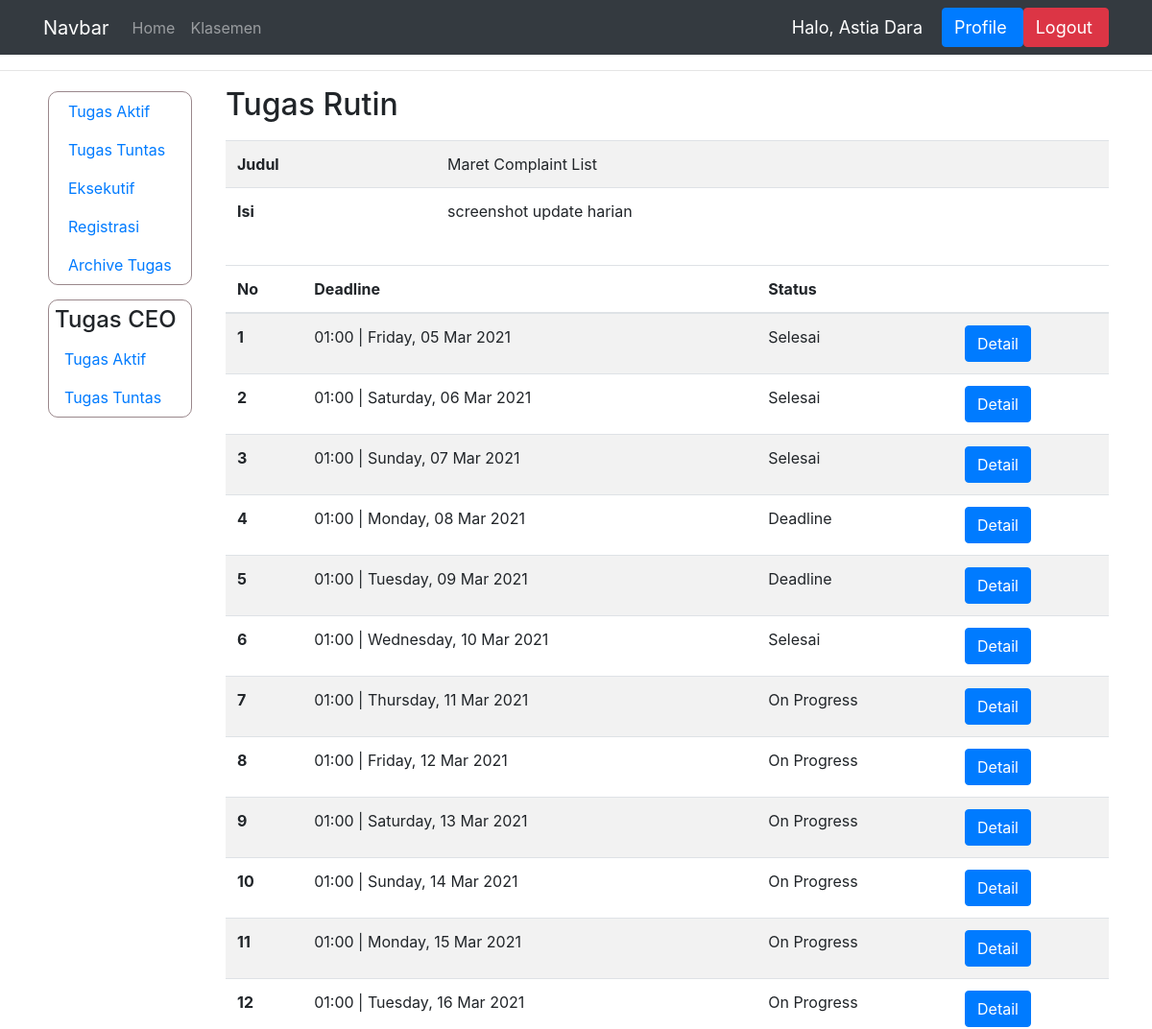
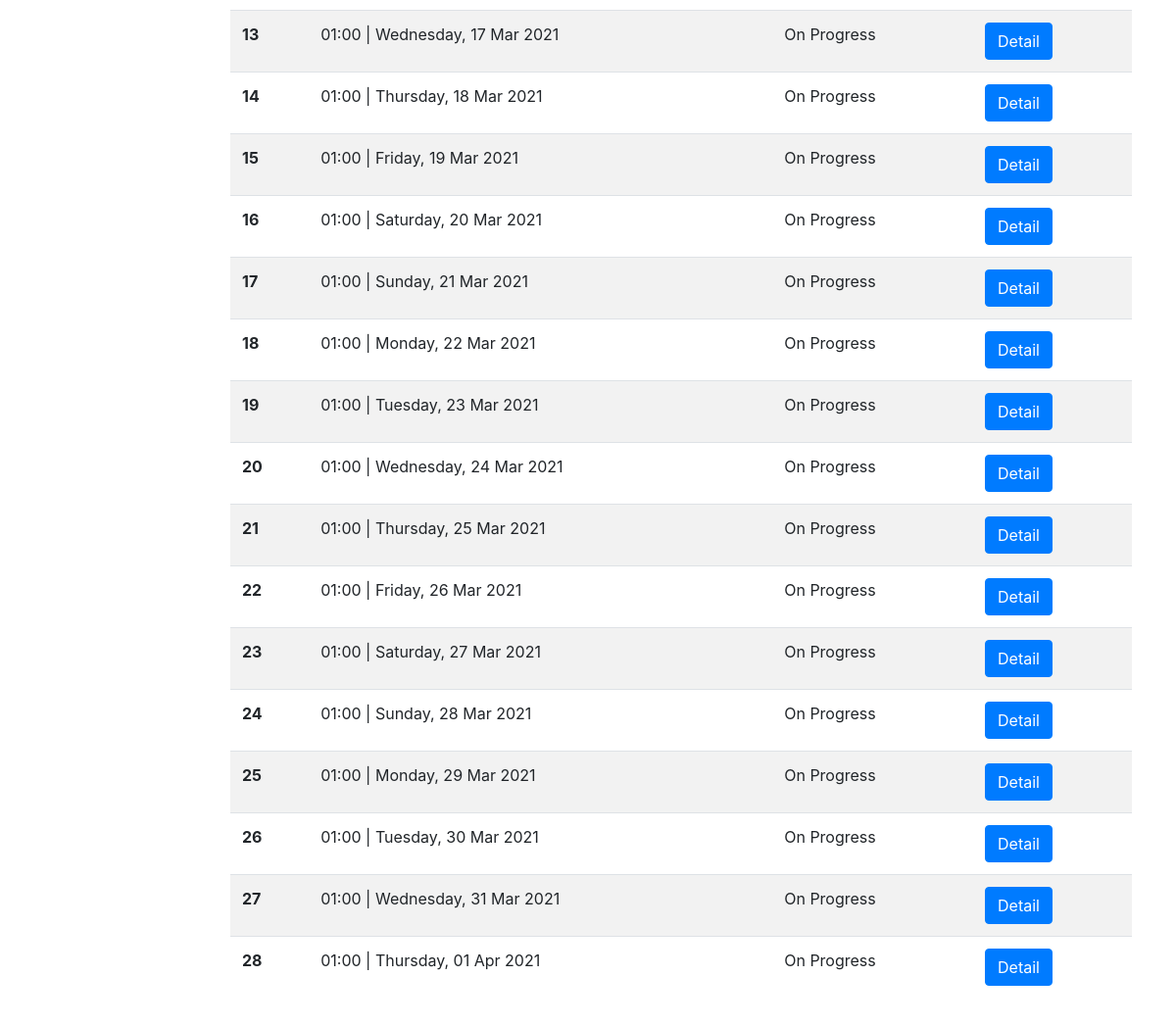
Before: /progress_tugas_rutin/21 (signed in) with the older database file (2 pictures, top to bottom).
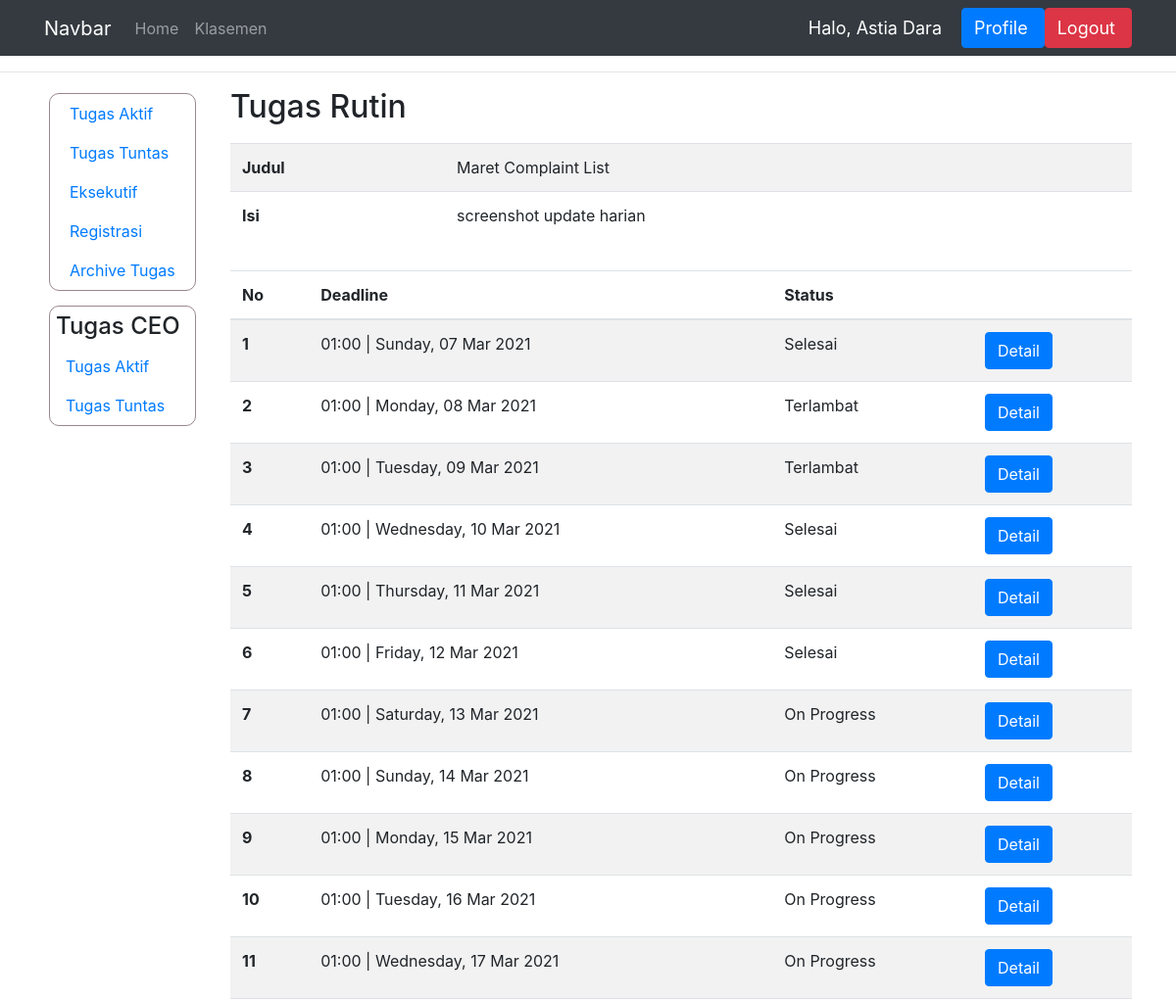
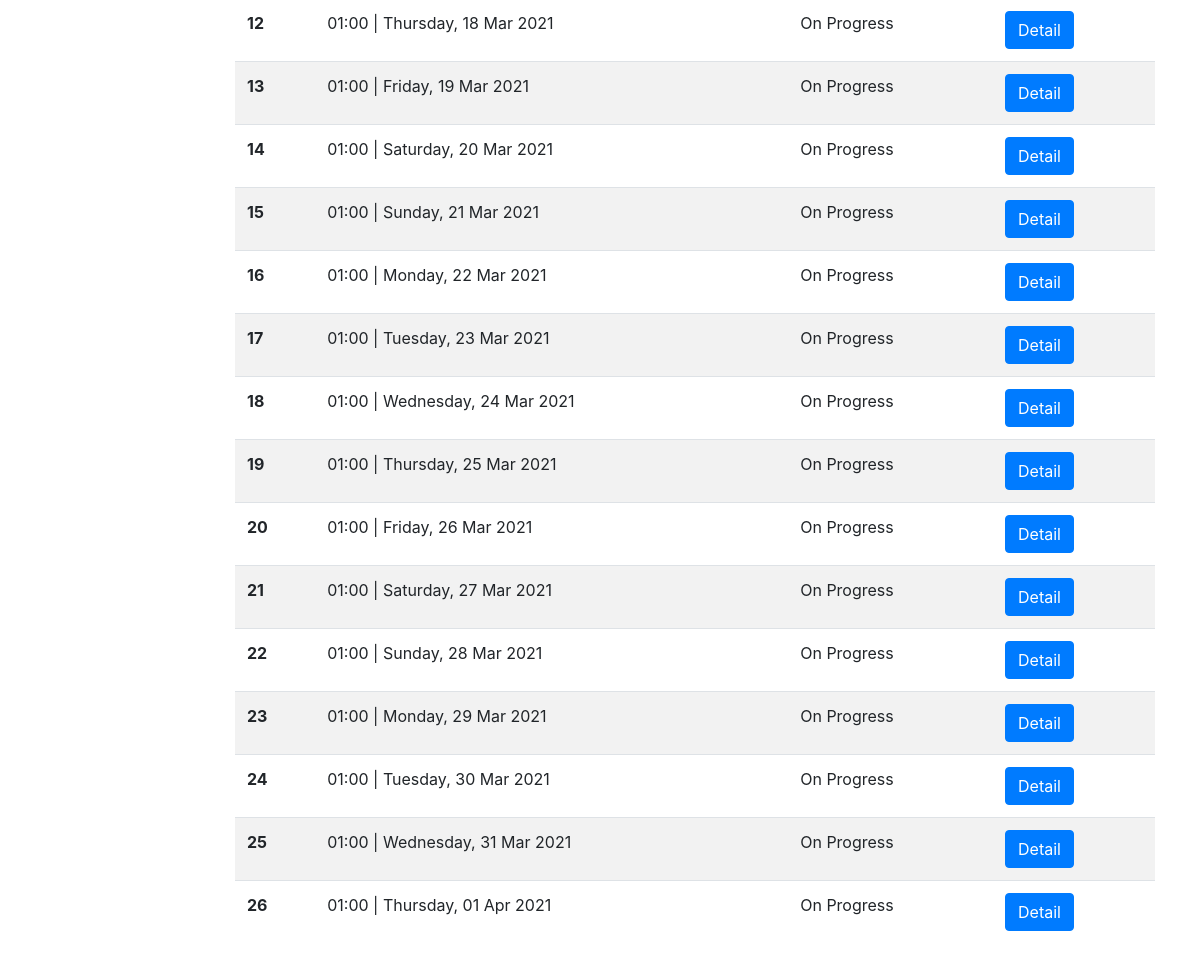
After: the same page with the newer database file (2 pictures, top to bottom).
### dashboard/models.py (models this page shows)
class IsiTugasRutin(models.Model):
    STATUS = (
        ('Tuntas', 'Tuntas'),
        ('Hold', 'Hold'),
        ('On Progress', 'On Progress'),
        ('Selesai', 'Selesai'),
        ('Deadline', 'Deadline'),
    )
    tugas_rutin = models.ForeignKey(TugasRutin, on_delete=models.CASCADE)
    deadline = models.DateTimeField('Deadline')
    status = models.CharField(max_length=15, choices=STATUS)
    bukti = models.CharField(max_length=100, null=True)
    penilaian = models.IntegerField(null=True)
    komentar = models.CharField(max_length=1000)
    link_bukti = models.CharField(max_length=1000, null=True, default='#')
    selesai_pada = models.DateTimeField('Selesai pada', null=True)
    ketuntasan = models.BooleanField(null=True, default=False)
    judul = models.CharField(max_length=150, null=True)
    isi = models.CharField(max_length=1000, null=True)

### dashboard/views.py (the view)
# urls.py: path('progress_tugas_rutin/<int:id_tugas>', views.progress_tugas_rutin, name='progress_tugas_rutin'),
@login_required(login_url='login')
def progress_tugas_rutin(request, id_tugas):
    nama = request.user.first_name
    context = {'nama' : nama}
    ceo = request.user.groups.filter(name='CEO').exists()
    if ceo:
        context['sidebar_ceo'] = True
    if not request.user.groups.filter(name='Eksekutif').exists() or request.user.last_name == 'Human Resource':
        context['data_kar'] = True
    t = TugasRutin.objects.get(pk=id_tugas)
    tr = IsiTugasRutin.objects.filter(tugas_rutin=t).exclude(status='Tuntas')
    context['tugas_rutin'] = tr
    context['judul'] = t.judul
    context['isi'] = t.isi
    return render(request, 'manager/progress_tugas_rutin.html', context)

### templates/manager/progress_tugas_rutin.html (shortened to what this page needs)
{% extends 'main.html' %}
{% block content %}
<hr>
<div class="container">
    <div class="row">
      {% if sidebar_ceo %}
        {% include 'ceo/sidebar.html' %}
      {% else %}
        {% include 'manager/sidebar.html' %}
      {% endif %}
        <div class="col">
            <h2 class="padding-proyek">Tugas Rutin</h2>
            <table class="table table-striped">
              <tbody>
                <tr>
                  <th scope="row">Judul</th>
                  <td>{{judul}}</td>
                </tr>
                <tr>
                  <th scope="row">Isi</th>
                  <td>{{isi|linebreaks}}</td>
                </tr>
              </tbody>
            </table>
              <table class="table table-striped">
                <thead>
                  <tr>
                    <th scope="col">No</th>
                    <th scope="col">Deadline</th>
                    <th scope="col">Status</th>
                    <th></th>
                  </tr>
                </thead>
                <tbody>
                    {% for isi in tugas_rutin %}
                  <tr>
                    <th scope="row">{{forloop.counter}}</th>
                    <td>{{isi.deadline|time:"H:i"}} |  {{isi.deadline|date:"l, d M Y"}}</td>
                    <td>{{isi.status}}</td>
                    <td><a class="btn btn-primary" href="{% url 'mdetail_rutin' isi.id %}" role="button">Detail</a></td>
                  </tr>
                    {% endfor %}
                </tbody>
              </table>
              <br><br><br><br><br><br><br><br>
        </div>
    </div>
</div>
{% endblock %}

Changed rows visible on the page:
no longer on this page (row edited): IsiTugasRutin: deadline "01:00", deadline "Friday, 05 Mar 2021", status "Selesai"
no longer on this page (row edited): IsiTugasRutin: deadline "01:00", deadline "Saturday, 06 Mar 2021", status "Selesai"
changed IsiTugasRutin "Monday, 08 Mar 2021": status "Deadline" → "Terlambat"
changed IsiTugasRutin "Tuesday, 09 Mar 2021": status "Deadline" → "Terlambat"
changed IsiTugasRutin "Thursday, 11 Mar 2021": status "On Progress" → "Selesai"
changed IsiTugasRutin "Friday, 12 Mar 2021": status "On Progress" → "Selesai"
